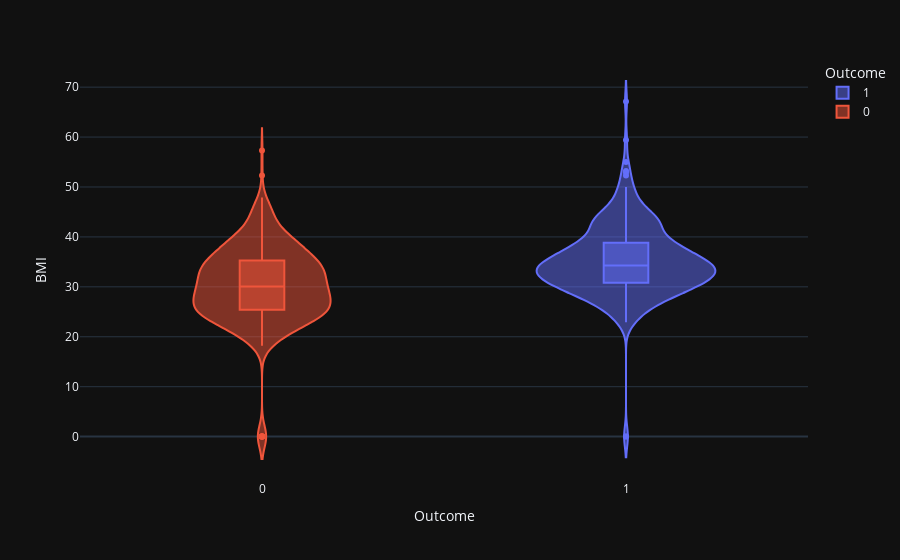

The cell this chart's notebook holds for it:
### Code cell
violin('BMI')

### Figure 1 — Plotly figure (JSON) as saved in the notebook; plotly's stock layout.template omitted (floating-point values rounded to 4 significant figures; data arrays with more than 128 entries replaced by an {"elided": "..."} marker saying what was removed)
{"data": [{"alignmentgroup": "True", "box": {"visible": true}, "hovertemplate": "Outcome=%{x}<br>BMI=%{y}<extra></extra>", "legendgroup": "1", "marker": {"color": "#636efa"}, "name": "1", "offsetgroup": "1", "orientation": "v", "scalegroup": "True", "showlegend": true, "type": "violin", "x": {"elided": "268 int values"}, "x0": " ", "xaxis": "x", "y": {"elided": "268 float values"}, "y0": " ", "yaxis": "y"}, {"alignmentgroup": "True", "box": {"visible": true}, "hovertemplate": "Outcome=%{x}<br>BMI=%{y}<extra></extra>", "legendgroup": "0", "marker": {"color": "#EF553B"}, "name": "0", "offsetgroup": "0", "orientation": "v", "scalegroup": "True", "showlegend": true, "type": "violin", "x": {"elided": "500 int values"}, "x0": " ", "xaxis": "x", "y": {"elided": "500 float values"}, "y0": " ", "yaxis": "y"}], "layout": {"legend": {"title": {"text": "Outcome"}, "tracegroupgap": 0}, "margin": {"t": 60}, "violinmode": "overlay", "xaxis": {"anchor": "y", "categoryarray": [1, 0], "categoryorder": "array", "domain": [0, 1], "title": {"text": "Outcome"}}, "yaxis": {"anchor": "x", "domain": [0, 1], "title": {"text": "BMI"}}}}
